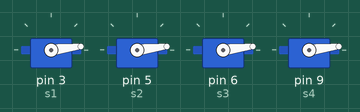
A sketch run on a simulated Arduino Uno, built with avr-gcc and run on an emulated ATmega328P. Parts: 4 × servo. At 3.8 s the program stops and its outputs stay as they are.

Above: at 0.05 s.
At 0.45 s:
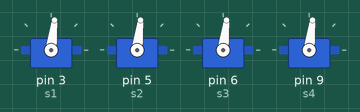
At 0.9 s:
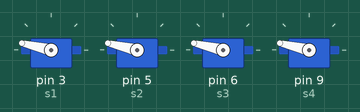
At 1.1 s:
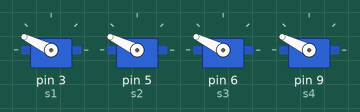
At 1.35 s:
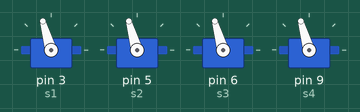
At 1.8 s:
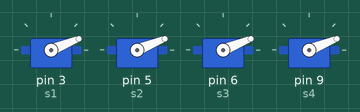
Timing chart, 0 to 4.4 s (numbered marks = the images above):
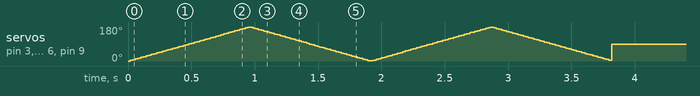

The sketch:

sizzling_allis_wolt1.ino
```cpp
#include <Servo.h>

Servo s1;
Servo s2;
Servo s3;
Servo s4;

void setup() {
  s1.attach(3);
  s2.attach(5);
  s3.attach(6);
  s4.attach(9);
}

void loop() {

  unsigned long startTime = millis();

  while (millis() - startTime < 2000) {

    for (int angle = 0; angle <= 180; angle++) {
      s1.write(angle);
      s2.write(angle);
      s3.write(angle);
      s4.write(angle);
      delay(5);
    }

    for (int angle = 180; angle >= 0; angle--) {
      s1.write(angle);
      s2.write(angle);
      s3.write(angle);
      s4.write(angle);
      delay(5);
    }
  }

  s1.write(90);
  s2.write(90);
  s3.write(90);
  s4.write(90);

  while (true);
}
```
